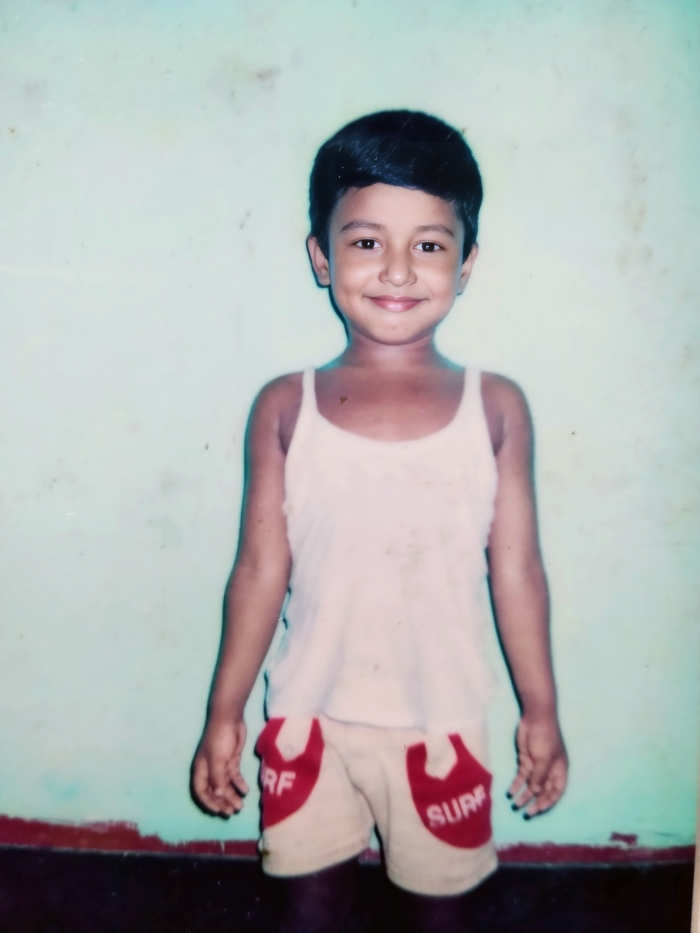
#> input picture images/i.jpg, 700 x 933 px
$ python histrogram.py
#> lines starting #> are read from the running program, lines starting #| are printed output that depends on the picture
import cv2
import matplotlib.pyplot as plt

# Load the image
image_path = input("Enter the path to the image: ")
#> the answer given: images/i.jpg
image = cv2.imread(image_path)  # Read the image
#> image is the input picture: shape (933, 700, 3); mean B, G, R 176, 176.5, 174.5

if image is None:
    print("Error: Unable to read the image.")
else:
    # Plot histogram
    plt.figure(figsize=(10, 5))

    # Plot histogram on the left
    plt.subplot(1, 2, 1)
    plt.hist(image.ravel(), bins=256, range=[0, 256], color='blue', alpha=0.7)
    plt.xlabel('Pixel Intensity')
    plt.ylabel('Frequency')
    plt.title('Image Histogram')

    # Display original image on the right
    plt.subplot(1, 2, 2)
    plt.imshow(cv2.cvtColor(image, cv2.COLOR_BGR2RGB))
    plt.title('Original Image')
    plt.axis('off')  # Hide axis

    plt.show()
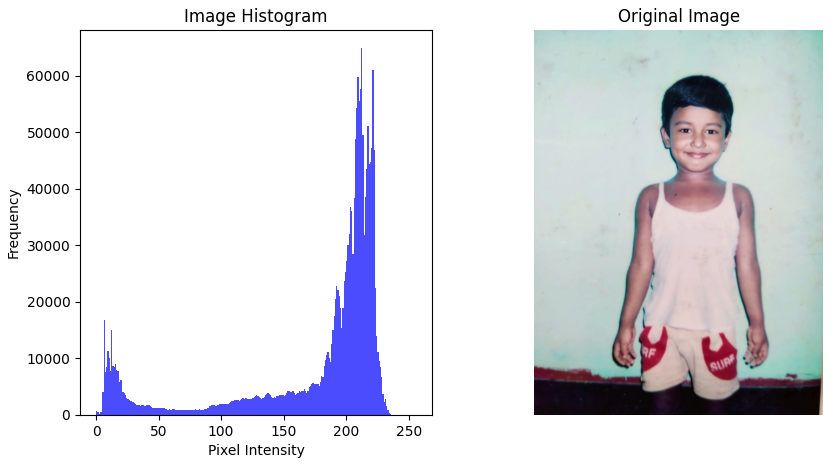
#> figure drawn by matplotlib, 2 panels; panel 1: tallest bar 64815 high, from x = 212 to 213
